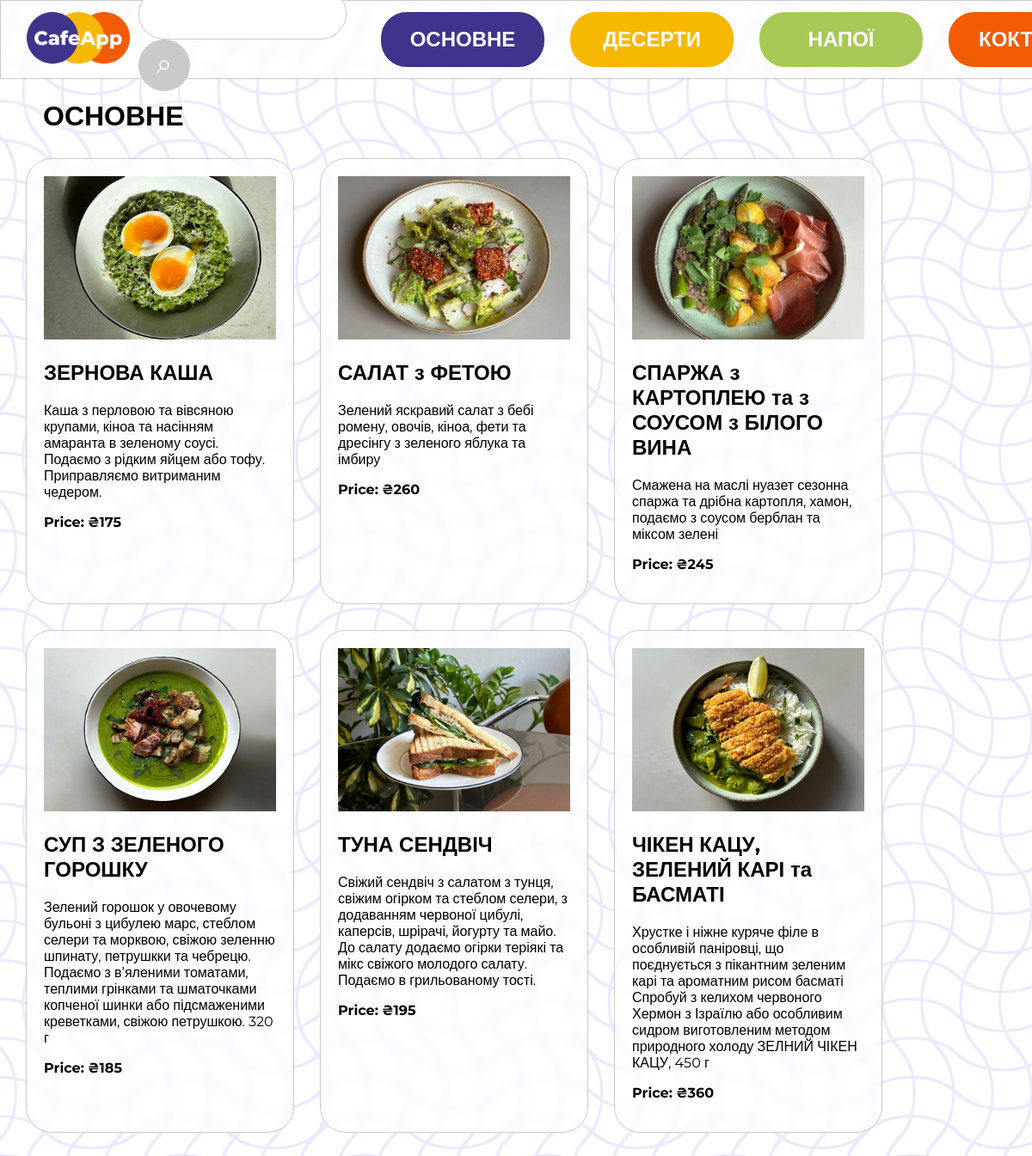
The page / on the database its author committed.
### CafeApp/models.py (models this page shows)
class Dish(models.Model):
   name = models.CharField(max_length=100, default="No Name")
   description = models.CharField(max_length=1000, default="No Description")
   category = models.CharField(max_length=100, default="Uncategorized")
   price = models.PositiveIntegerField(default=0)
   image = models.ImageField(upload_to='', default='default_dish.jpg')

### CafeApp/views.py (the view)
# urls.py: path("", views.index, name="index"),
def index(request):
    Dish_list = Dish.objects.filter(category="dish").order_by("name")
    context = {
        "Dish_list": Dish_list,
        "category" : "ОСНОВНЕ",
    }
    return render(request, "index.html", context)

### CafeApp/templates/index.html (shortened to what this page needs)
{% load static %}
<!DOCTYPE html>
<html lang="en">
<head>
   <link rel="stylesheet" type="text/css" href="{% static 'styles.css' %}">
</head>
<body>
   <div>
      <div class="nav">
         <div style="display: flex;
               align-items: center;
               gap: 10px;">
               <a href="{% url 'info' %}"><img style="height: 60px;" src="{% static 'images/icon.png'%}"></a>
            <form id="search-form" method="GET" action="{% url 'search_results' %}">
               <input class="search-bar" type="text" name="query">
               <input class="search-button" type="submit" value="⌕">
           </form>
         </div>
         <div style="display: flex;
            justify-content: center;
            align-items: center;
            gap: 30px;">
            <a style="background-color: #3D348B;" class="nav-link" href="{% url 'index' %}">ОСНОВНЕ</a>
            <a style="background-color: #F7B801;" class="nav-link" href="{% url 'desserts' %}">ДЕСЕРТИ</a>
            <a style="background-color: #a7c957;" class="nav-link" href="{% url 'drinks' %}">НАПОЇ</a>
            <a style="background-color: #F35B04;" class="nav-link" href="{% url 'cocktails' %}">КОКТЕЙЛІ</a>
         </div>
      </div>
   </div>
   <div class="menu">
      <h1 style="width: 100%; padding-left: 20px; margin: 0;">{{ category }}</h1>
      {% if Dish_list %}
      {% for dish in Dish_list %}
      <div class="dish-card">
        <div>
         <img style="height: 190px; width: 270px;" src="{% static '/'|add:dish.image.url %}"  alt="Dish Image" onload="console.log('{{ dish.image.url }}')">
         <h2>{{ dish.name }}</h2>
         <p>{{ dish.description }}</p>
         <p><b>Price: ₴{{ dish.price }}</b></p>
        </div>
      </div>
      {% endfor %}
      {% else %}
      <h1>Меню наразі пусте</h1>
      {% endif %}
   </div>
</body>
</html>

### static/styles.css (style rules this page uses)
body { margin: 0; font-family: 'Montserrat', sans-serif; background: radial-gradient(farthest-side at -33.33% 50%,#0000 52%,#e9eaff 54% 57%,#0000 59%) 0 calc(212px/2), radial-gradient(farthest-side at 50% 133.33%,#0000 52%,#e9eaff 54% 57%,#0000 59%) calc(212px/2) 0, radial-gradient(farthest-side at 133.33% 50%,#0000 52%,#e9eaff 54% 57%,#0000 59%), radial-gradient(farthest-side at 50% -33.33%,#0000 52%,#e9eaff 54% 57%,#0000 59%), #ffffff; background-size: calc(212px/4.667) 212px,212px calc(212px/4.667); background-attachment: fixed; }
.nav { z-index: 2; border: solid 1px rgb(202, 202, 202); display: flex; justify-content: space-between; align-items: center; gap: 40px; position: fixed; top: 0; height: 60px; background: rgba(255, 255, 255, 0.5); backdrop-filter: blur(5px); -webkit-backdrop-filter: blur(5px); padding: 15px 30px; width: calc(100% - 60px); }
.nav-link { font-weight: bold; background-color: gray; font-size: x-large; width: 150px; padding: 20px; border-radius: 30px; color: #ffffff; line-height: 1; text-decoration: none; text-align: center; border-left: solid 0px; border-right: solid 0px; -webkit-transition: all 0.3s ease; -moz-transition: all 0.3s ease; -o-transition: all 0.3s ease; transition: all 0.3s ease; }
.menu { gap: 30px; margin-top: 85px; display: flex; padding: 30px; flex-wrap: wrap; }
.dish-card { display: flex; flex-direction: column; justify-content: space-between; padding: 20px; width: 270px; border-radius: 30px; border: solid 1px rgb(202, 202, 202); background: rgba(255, 255, 255, 0.5); backdrop-filter: blur(5px); -webkit-backdrop-filter: blur(5px); }
.search-bar { height: 58px; width: 200px; font-size: x-large; border-radius: 30px; border: solid 1px rgb(202, 202, 202); padding: 0 20px; }
.search-button { height: 60px; width: 60px; border: none; border-radius: 30px; -webkit-transition: all 0.3s ease; -moz-transition: all 0.3s ease; -o-transition: all 0.3s ease; transition: all 0.3s ease; color: #ffffff; font-size: xx-large; padding-bottom: 5px; background-color: rgb(202, 202, 202) }

### rows shown on the page
Dish: image (picture), name "ЗЕРНОВА КАША", description "Каша з перловою та вівсяною крупами, кіноа та насінням амаранта в зеленому соусі. Подаємо з рідким яйцем або тофу. Приправляємо витриманим чедером.", price "175"
Dish: image (picture), name "САЛАТ з ФЕТОЮ", description "Зелений яскравий салат з бебі ромену, овочів, кіноа, фети та дресінгу з зеленого яблука та імбиру", price "260"
Dish: image (picture), name "СПАРЖА з КАРТОПЛЕЮ та з СОУСОМ з БІЛОГО ВИНА", description "Смажена на маслі нуазет сезонна спаржа та дрібна картопля, хамон, подаємо з соусом берблан та міксом зелені", price "245"
Dish: image (picture), name "СУП З ЗЕЛЕНОГО ГОРОШКУ", description "Зелений горошок у овочевому бульоні з цибулею марс, стеблом селери та морквою, свіжою зеленню шпинату, петрушкки та чебрецю. Подаємо з в’яленими томатами, теплими грінками та шматочками копченої шинки або підсмаженими креветками, свіжою петрушкою. 320 г", price "185"
Dish: image (picture), name "ТУНА СЕНДВІЧ", description "Свіжий сендвіч з салатом з тунця, свіжим огірком та стеблом селери, з додаванням червоної цибулі, каперсів, шрірачі, йогурту та майо. До салату додаємо огірки теріякі та мікс свіжого молодого салату. Подаємо в грильованому тості.", price "195"
Dish: image (picture), name "ЧІКЕН КАЦУ, ЗЕЛЕНИЙ КАРІ та БАСМАТІ", description "Хрустке і ніжне куряче філе в особливій паніровці, що поєднується з пікантним зеленим карі та ароматним рисом басматі Спробуй з келихом червоного Хермон з Ізраїлю або особливим сидром виготовленим методом природного холоду ЗЕЛНИЙ ЧІКЕН КАЦУ, 450 г", price "360"

### other values the page prints
{{ category }} "ОСНОВНЕ"
